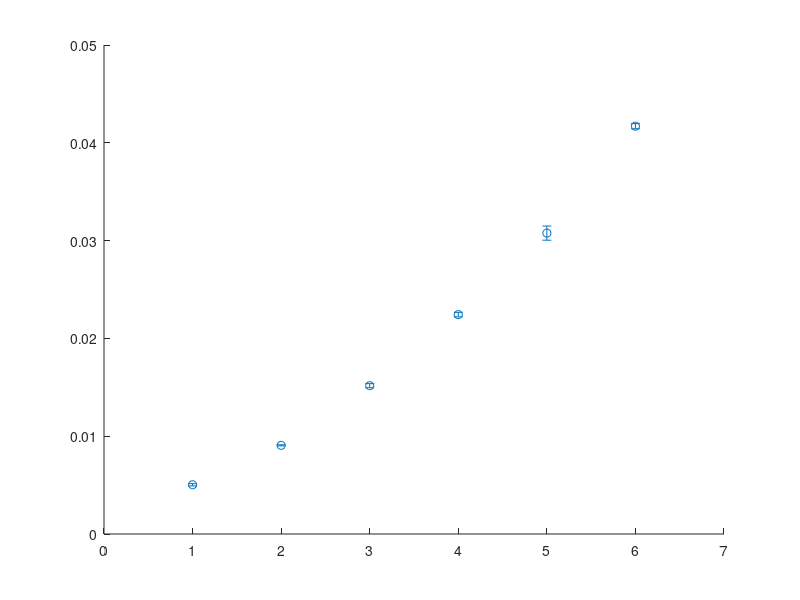

Write MATLAB code to recreate this figure. (Note: this script raises an error after producing the figure.)
% Plot results from k_length study

sfs = 1:6;

losses = [.0134, .0132, .0120; ...
    .0412, .0410, .0421; ...
    .1151, .1138, .1192; ...
    .2505, .2644, .2513; ...
    .5075, .4675, .4689; ...
    .8876, .8682, .8920]*10^(-3);

loss_avgs = mean(losses, 2)
loss_stdevs = std(losses, 0, 2);

% Last one is for sf = 6

RMSES = [.0051, .0051, .0049; ...
    .0091, .0090, .0091; ...
    .0151, .0150, .0154; ...
    .0223, .0227, .0223; ...
    .0316, .0304, .0303; ...
    .0418, .0414, .0419];

% last one is for sf = 6

rmse_avgs = mean(RMSES, 2)
rmse_stdevs = std(RMSES, 0, 2)

close all

figure
errorbar(sfs,rmse_avgs', rmse_stdevs','o','linestyle','none', 'LineWidth', 1.5);
xlabel('Stretch Factor')
ylabel('RMSE')
xlim([0.5, 6.5])
